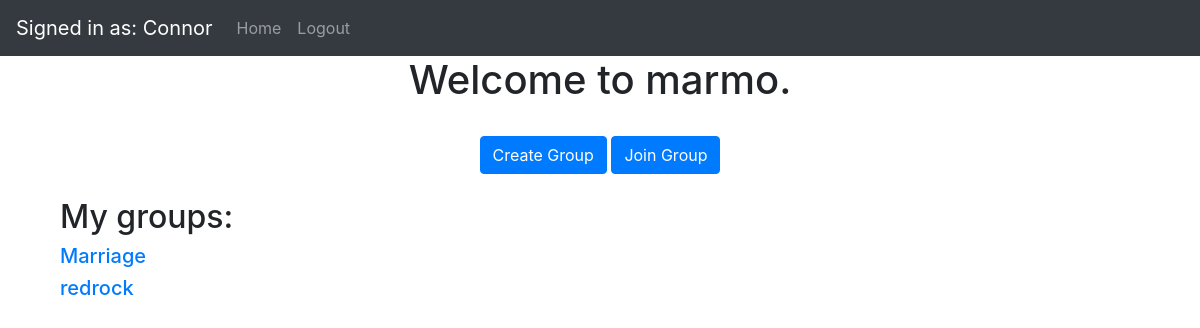
Screenshot of / (signed in) with the database file from the repository.
### website/models.py (models this page shows, shortened)
class User(db.Model, UserMixin):
    id = db.Column(db.Integer, primary_key=True)
    username = db.Column(db.String(200), nullable=False)
    email = db.Column(db.String(150), unique=True)
    password = db.Column(db.String(150))
    date_created = db.Column(db.DateTime(timezone=True), default=func.now())
    groups = db.relationship('Group', secondary=group_member, backref="members")

class Group(db.Model):
    id = db.Column(db.Integer, primary_key=True)
    admin_id = db.Column(db.Integer)
    group_name = db.Column(db.String(30), nullable=False)
    date_created = db.Column(db.DateTime(timezone=True), default=func.now())
    transactions = db.relationship('Transaction')
    payments = db.relationship('Payment')

### website/views.py (the view)
@views.route('/', methods=['GET', 'POST'])
@login_required
def home():
    return render_template("home.html", user=current_user)

### website/__init__.py (called while the page is built)
def create_app():
    app = Flask(__name__)
    app.config['SECRET_KEY'] = 'hjshjhdjah kjshkjdhjs'
    app.config['SQLALCHEMY_DATABASE_URI'] = 'sqlite:///marmo.db'
    db.init_app(app)
    from .views import views
    from .auth import auth
    app.register_blueprint(views, url_prefix='/')
    app.register_blueprint(auth, url_prefix='/')
    from .models import User
    create_database(app)
    login_manager = LoginManager()
    login_manager.login_view = 'auth.login'
    login_manager.init_app(app)
    @login_manager.user_loader
    def load_user(id):
        return User.query.get(int(id))
    return app

### website/templates/home.html
{% extends "base.html" %} {% block title %}Home{% endblock %} {% block content %}
<h1 align="center">Welcome to marmo.</h1><br>
<div class="container" align="center">
    <a class="btn btn-primary" href="create-group" role="button" align="center">Create Group</a>
    <a class="btn btn-primary" href="join-group" role="button">Join Group</a><br><br>
</div>
<div class="container" align="left" padding="1rem">
    <h2>My groups:</h2>
    {% for group in user.groups %}
    <h5><a href="mygroup?groupID={{ group.id }}">{{ group.group_name }}</h5>
    {% endfor %}
</div>
{% endblock %}

### website/templates/base.html (shortened to what this page needs)
<!DOCTYPE html>
<html>
  <head>
    <link
      rel="stylesheet"
      href="https://stackpath.bootstrapcdn.com/bootstrap/4.4.1/css/bootstrap.min.css"
    />
    <link
      rel="stylesheet"
      href="https://stackpath.bootstrapcdn.com/font-awesome/4.7.0/css/font-awesome.min.css"
    />
  </head>
  <body>
    <nav class="navbar navbar-expand-lg navbar-dark bg-dark">
      {% if user.is_authenticated %}
      <a class="navbar-brand" href="#">Signed in as: {{ user.username }}</a>
      {% endif %}
      <div class="collapse navbar-collapse" id="navbar">
        <div class="navbar-nav">
          {% if user.is_authenticated %}
          <a class="nav-item nav-link" id="home" href="/">Home</a>
          <a class="nav-item nav-link" id="logout" href="/logout">Logout</a>
          {% else %}
          <a class="nav-item nav-link" id="login" href="/login">Login</a>
          <a class="nav-item nav-link" id="signUp" href="/sign-up">Sign Up</a>
          {% endif %}
        </div>
      </div>
    </nav>
    <div class="container">{% block content %} {% endblock %}</div>
  </body>
</html>

### rows the page displays
User: username "Connor"
Group: group_name "Marriage"
Group: group_name "redrock"
